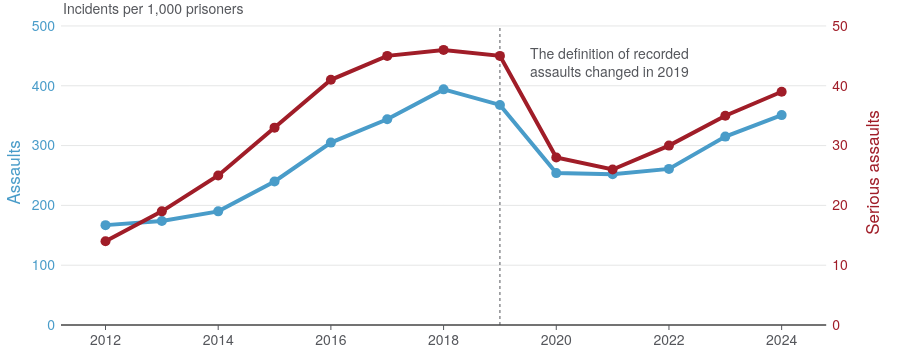

The notebook cell saved with this chart:
### Code cell
fig = plotly_assault_rates.prepare_chart()
fig

### Figure 1 — Plotly figure (JSON) as saved in the notebook; plotly's stock layout.template omitted (floating-point values rounded to 4 significant figures)
{"data": [{"hovertemplate": "%{y} serious assaults per 1,000 prisoners<extra></extra>", "mode": "lines+markers", "name": "serious assault rate", "type": "scatter", "x": [2012, 2013, 2014, 2015, 2016, 2017, 2018, 2019, 2020, 2021, 2022, 2023, 2024], "xaxis": "x", "y": [14, 19, 25, 33, 41, 45, 46, 45, 28, 26, 30, 35, 39], "yaxis": "y2"}, {"hovertemplate": "%{y} assaults per 1,000 prisoners<extra></extra>", "mode": "lines+markers", "name": "assault rate", "type": "scatter", "x": [2012, 2013, 2014, 2015, 2016, 2017, 2018, 2019, 2020, 2021, 2022, 2023, 2024], "xaxis": "x", "y": [167, 174, 190, 240, 305, 344, 394, 368, 254, 252, 261, 315, 351], "yaxis": "y"}], "layout": {"annotations": [{"font": {"size": 14}, "showarrow": false, "text": "Incidents per 1,000 prisoners", "x": 0, "xanchor": "left", "xref": "paper", "y": 1, "yanchor": "bottom", "yref": "paper"}, {"align": "center", "font": {"size": 14}, "showarrow": false, "text": "The definition of recorded<br>assaults changed in 2019", "x": 2020.0, "xanchor": "left", "xref": "x", "y": 475, "yanchor": "top", "yref": "y"}], "height": 350, "hoverlabel": {"bgcolor": "rgba(247, 242, 242, 0.8)"}, "hovermode": "x unified", "shapes": [{"layer": "below", "line": {"color": "#54565B", "dash": "dot", "width": 1}, "type": "line", "x0": 2019, "x1": 2019, "y0": 0, "y1": 500}], "xaxis": {"anchor": "y", "domain": [0, 0.94]}, "yaxis": {"anchor": "x", "automargin": true, "domain": [0, 1], "range": [0, 510], "tickfont": {"color": "#499CC9"}, "title": {"font": {"color": "#499CC9"}, "standoff": 20, "text": "Assaults"}}, "yaxis2": {"anchor": "x", "automargin": true, "overlaying": "y", "range": [0, 51], "side": "right", "tickfont": {"color": "#A01D28"}, "tickmode": "sync", "title": {"font": {"color": "#A01D28"}, "text": "Serious assaults"}}}}
